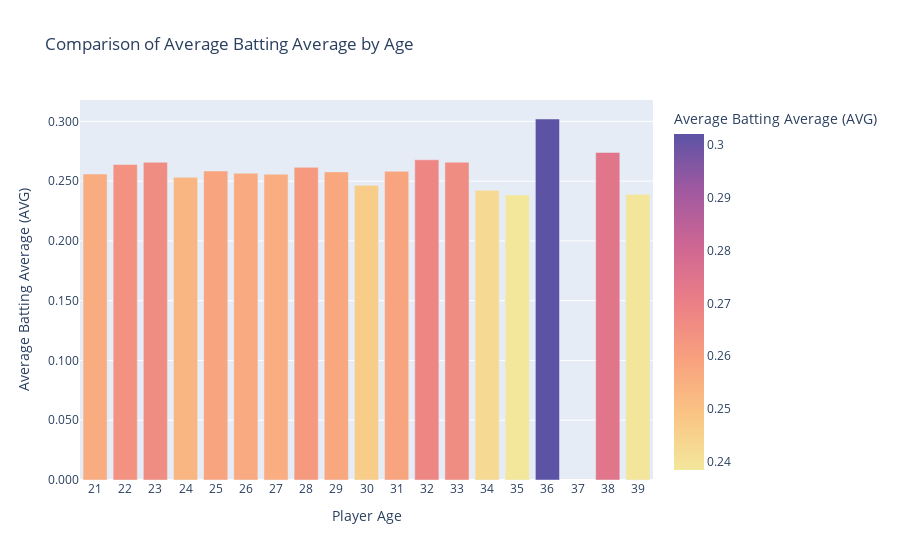

This figure's notebook cell:
### Code cell
import pandas as pd
import plotly.express as px 

# Loading the MLB player statistics file
df_combined = pd.read_csv('combined_mlb_data.csv')

# Converting Batting Average (AVG) to numeric, handling errors
df_combined['AVG'] = pd.to_numeric(df_combined['AVG'], errors='coerce')

# Dropping rows with missing Age or AVG for accurate grouping
df_combined = df_combined.dropna(subset=['Age', 'AVG'])

# Calculating the average Batting Average (AVG) for each unique Age
DF_avg_by_age = df_combined.groupby('Age')['AVG'].mean().reset_index()
DF_avg_by_age = DF_avg_by_age.rename(columns={'AVG': 'Average Batting Average'})

#Creating the bar plot
fig = px.bar(
    DF_avg_by_age,
    x='Age',
    y='Average Batting Average',
    title='Comparison of Average Batting Average by Age',
    labels={'Average Batting Average': 'Average Batting Average (AVG)', 'Age': 'Player Age'},
    color='Average Batting Average',
    color_continuous_scale=px.colors.sequential.Sunset
)

# Customizing the layout 
fig.update_layout(
    xaxis={'tickmode': 'linear'}, 
    yaxis_tickformat='.3f',        
    xaxis_title='Player Age',
    yaxis_title='Average Batting Average (AVG)'
)

# Displaying the plot
fig.show()

### Figure 1 — Plotly figure (JSON) as saved in the notebook; plotly's stock layout.template omitted (floating-point values rounded to 4 significant figures)
{"data": [{"hovertemplate": "Player Age=%{x}<br>Average Batting Average (AVG)=%{marker.color}<extra></extra>", "legendgroup": "", "marker": {"color": [0.256, 0.264, 0.2658, 0.2532, 0.2585, 0.2566, 0.2558, 0.2616, 0.2577, 0.2465, 0.2583, 0.2679, 0.2659, 0.2423, 0.2385, 0.302, 0.274, 0.239], "coloraxis": "coloraxis", "pattern": {"shape": ""}}, "name": "", "orientation": "v", "showlegend": false, "textposition": "auto", "type": "bar", "x": [21, 22, 23, 24, 25, 26, 27, 28, 29, 30, 31, 32, 33, 34, 35, 36, 38, 39], "xaxis": "x", "y": [0.256, 0.264, 0.2658, 0.2532, 0.2585, 0.2566, 0.2558, 0.2616, 0.2577, 0.2465, 0.2583, 0.2679, 0.2659, 0.2423, 0.2385, 0.302, 0.274, 0.239], "yaxis": "y"}], "layout": {"barmode": "relative", "coloraxis": {"colorbar": {"title": {"text": "Average Batting Average (AVG)"}}, "colorscale": [[0, "rgb(243, 231, 155)"], [0.1667, "rgb(250, 196, 132)"], [0.3333, "rgb(248, 160, 126)"], [0.5, "rgb(235, 127, 134)"], [0.6667, "rgb(206, 102, 147)"], [0.8333, "rgb(160, 89, 160)"], [1, "rgb(92, 83, 165)"]]}, "legend": {"tracegroupgap": 0}, "title": {"text": "Comparison of Average Batting Average by Age"}, "xaxis": {"anchor": "y", "domain": [0, 1], "tickmode": "linear", "title": {"text": "Player Age"}}, "yaxis": {"anchor": "x", "domain": [0, 1], "tickformat": ".3f", "title": {"text": "Average Batting Average (AVG)"}}}}
